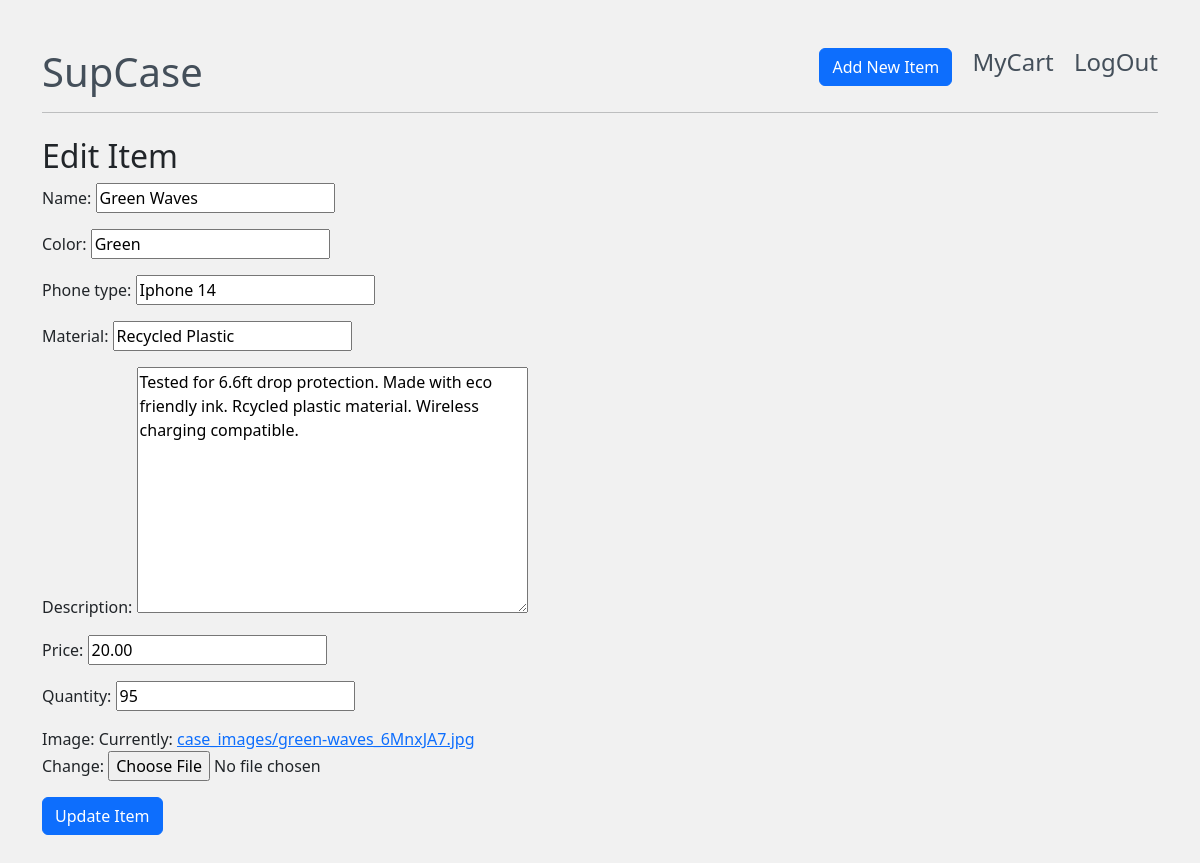
The app's page /edit_item/1/ (signed in) with its own data.
### CaseStoreApp/models.py (models this page shows, shortened)
class Product(models.Model):
    name = models.CharField(max_length=100)
    color = models.CharField(max_length=100)
    phone_type = models.CharField(max_length=100)
    material = models.CharField(max_length=100)
    description = models.TextField()
    price = models.DecimalField(max_digits=10, decimal_places=2)
    quantity = models.IntegerField()
    image = models.ImageField(upload_to="case_images/")
    created_at = models.DateTimeField(auto_now_add=True)

### CaseStoreApp/views.py (the view)
# urls.py: path('edit_item/<int:item_id>/', edit_item, name='edit_item'),
@login_required
def edit_item(request, item_id):
    item = get_object_or_404(Product, id=item_id)
    if request.method == 'POST':
        form = ItemForm(request.POST, instance=item)
        if form.is_valid():
            form.save()
            return redirect('case_details', case_id=item.id)
    else:
        form = ItemForm(instance=item)
    return render(request, 'edit_product.html', {'form': form, 'item': item})

### CaseStoreApp/forms.py
class ItemForm(forms.ModelForm):
    class Meta:
        model = Product
        fields = ['name', 'color', 'phone_type', 'material', 'description', 'price', 'quantity', 'image']

### CaseStoreApp/templates/edit_product.html (shortened to what this page needs)
<!DOCTYPE html>
<html lang="en">
<head>
    <link href="https://cdn.jsdelivr.net/npm/bootstrap@5.3.0/dist/css/bootstrap.min.css" rel="stylesheet">
</head>
<body class="container">
{% include 'header.html' %}<hr>
{% block content %}
    <div class="mt-4">
          <h2>Edit Item</h2>
          <form method="post">
            {{ form.as_p }}
            <button type="submit" class="btn btn-primary mb-5">Update Item</button>
          </form>
    </div>
{% endblock %}
</body>
</html>

### CaseStoreApp/templates/edit_product.html (style rules this page uses)
body { background-color: #f1f1f1; }

### records on screen
Product: name "Green Waves", color "Green", phone_type "Iphone 14", material "Recycled Plastic", description "Tested for 6.6ft drop protection. Made with eco friendly ink. Rcycled plastic material. Wireless charging compatible.", price "20.00", quantity "95"
